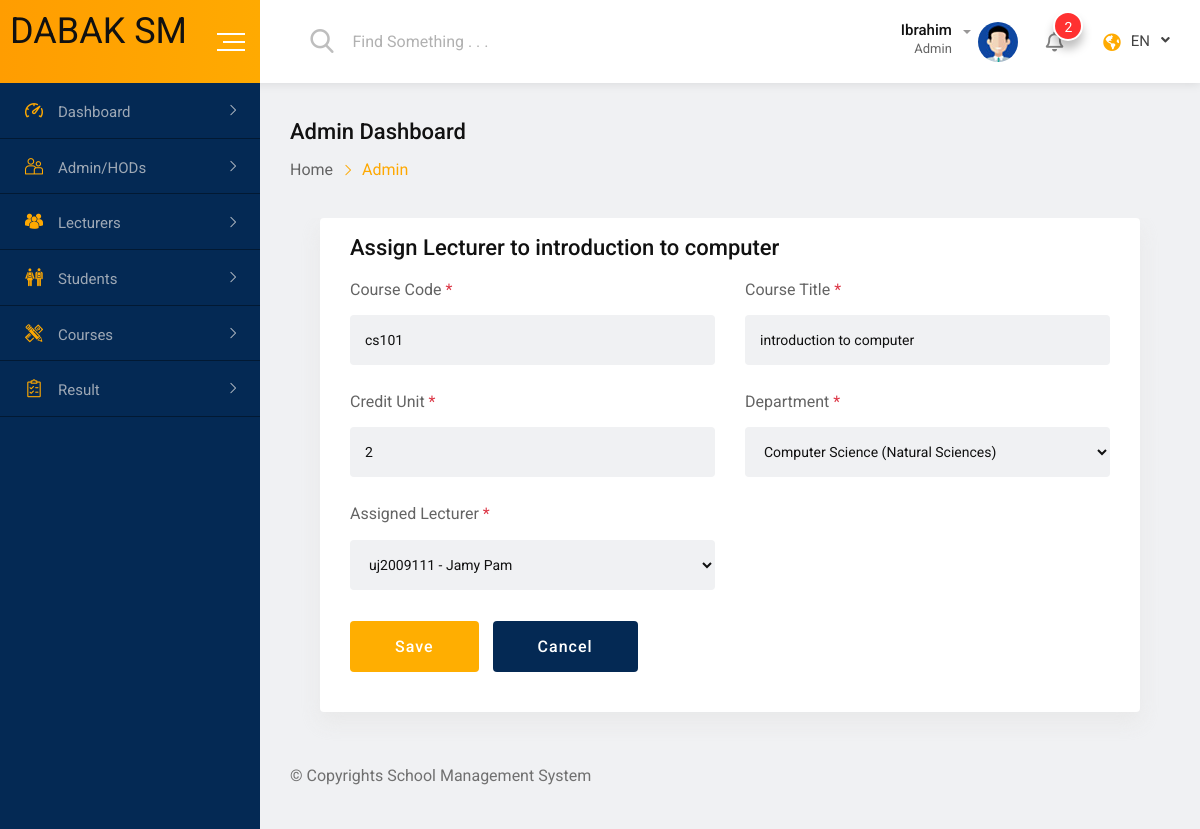
Page /administration/courses/1/assign/ (signed in) on the earlier database version.
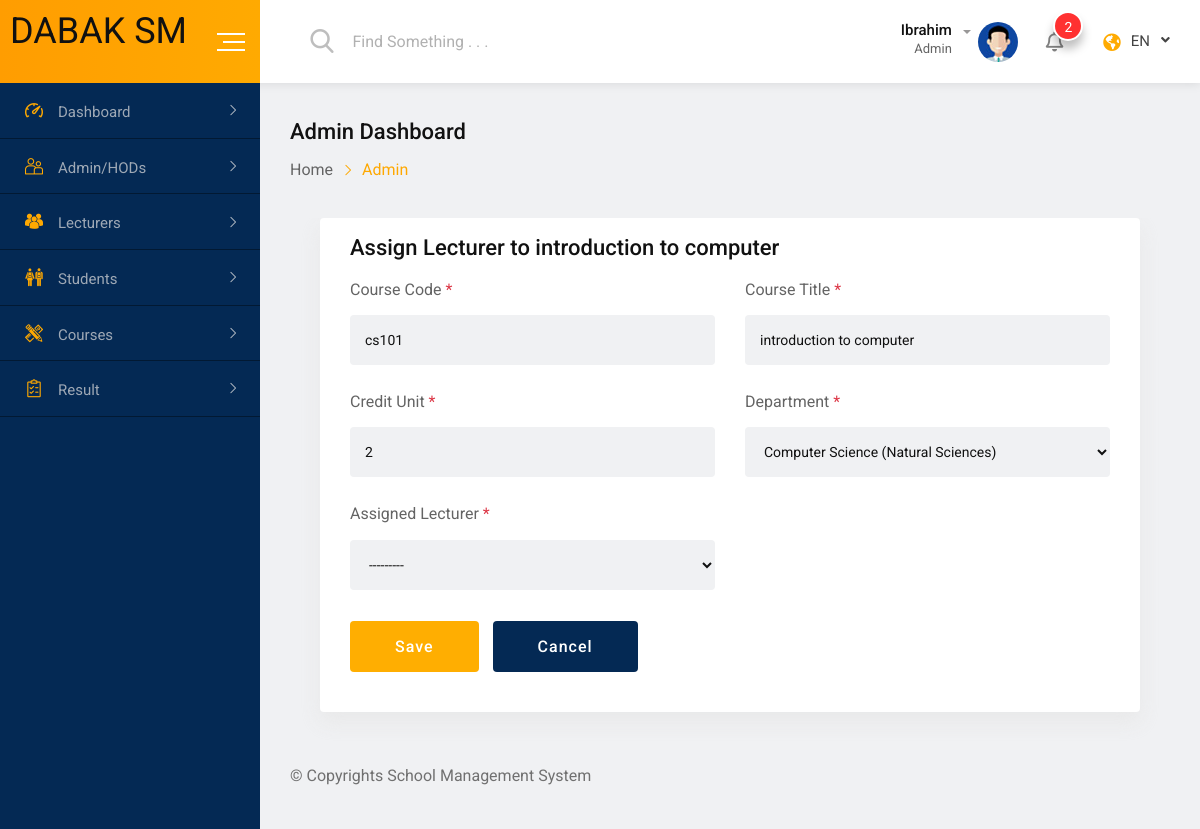
Same page on the later database version.
### academics/models.py (models this page shows, shortened)
class Course(models.Model):
    LEVEL_CHOICES = [
        ('100', '100 Level'),
        ('200', '200 Level'),
        ('300', '300 Level'),
        ('400', '400 Level'),
    ]
    code = models.CharField(max_length=10, unique=True)
    title = models.CharField(max_length=200)
    credit_unit = models.IntegerField()
    department = models.ForeignKey(Department, on_delete=models.CASCADE, related_name='courses')
    assigned_lecturer = models.ForeignKey(
        'lecturers.Lecturer',
        on_delete=models.SET_NULL,
        null=True,
        blank=True,
        related_name='assigned_courses'
    )
    prerequisites = models.ManyToManyField(
        'self',
        symmetrical=False,
        blank=True,
        related_name='required_for'
    )
    pass_mark = models.PositiveIntegerField(default=40)
    COURSE_TYPE_CHOICES = [
        ('core', 'Core'),
        ('elective', 'Elective'),
    ]
    course_type = models.CharField(max_length=10, choices=COURSE_TYPE_CHOICES, default='core')
    offered_level = models.CharField(max_length=10, choices=LEVEL_CHOICES, default='100')

### administration/views.py (the view)
    def wrapper(request, *args, **kwargs):
        if not request.user.is_authenticated or request.user.role != 'admin':
            messages.error(request, "Access denied: Admins only.")
            return redirect('login')
        return view_func(request, *args, **kwargs)

### administration/forms.py
class CourseAssignmentForm(forms.ModelForm):
    class Meta:
        model = Course
        fields = ['code', 'title', 'credit_unit', 'department', 'assigned_lecturer']
        widgets = {
            'code': forms.TextInput(attrs={'class': 'form-control', 'readonly': True}),
            'title': forms.TextInput(attrs={'class': 'form-control', 'readonly': True}),
            'credit_unit': forms.NumberInput(attrs={'class': 'form-control', 'readonly': True}),
            'department': forms.Select(attrs={'class': 'form-control'}),
            'assigned_lecturer': forms.Select(attrs={'class': 'form-control'}),
        }
    def __init__(self, *args, **kwargs):
        super().__init__(*args, **kwargs)
        self.fields['assigned_lecturer'].queryset = Lecturer.objects.all()

### academics/models.py (called while the page is built)
    def __str__(self):
        return f"{self.name} ({self.faculty.name})"

### administration/views.py (called while the page is built)
def admin_required(view_func):
    def wrapper(request, *args, **kwargs):
        if not request.user.is_authenticated or request.user.role != 'admin':
            messages.error(request, "Access denied: Admins only.")
            return redirect('login')
        return view_func(request, *args, **kwargs)
    return wrapper

### templates/administration/course_assign_form.html (shortened to what this page needs)
{% extends "../admin_base.html" %}
{% block content %}
<div class="dashboard-content-one">
  <div class="card height-auto">
      <div class="card-body">
          <div class="heading-layout1">
              <div class="item-title">
                  <h3>Assign Lecturer to {{ course.title }}</h3>
              </div>
          </div>
          <form class="new-added-form" method="POST">
            <div class="row">
              <div class="col-xl-6 col-lg-6 col-12 form-group">
                  <label>Course Code <span class="text-danger">*</span></label>
                  {{ form.code }}
              </div>
              <div class="col-xl-6 col-lg-6 col-12 form-group">
                  <label>Course Title <span class="text-danger">*</span></label>
                  {{ form.title }}
              </div>
              <div class="col-xl-6 col-lg-6 col-12 form-group">
                  <label>Credit Unit <span class="text-danger">*</span></label>
                  {{ form.credit_unit }}
              </div>
              <div class="col-xl-6 col-lg-6 col-12 form-group">
                  <label>Department <span class="text-danger">*</span></label>
                  {{ form.department }}
              </div>
              <div class="col-xl-6 col-lg-6 col-12 form-group">
                  <label>Assigned Lecturer <span class="text-danger">*</span></label>
                  {{ form.assigned_lecturer }}
              </div>
              <div class="col-12 form-group mg-t-8">
                  <button type="submit" class="btn-fill-lg btn-gradient-yellow btn-hover-bluedark">Save</button>
                  <a href="{% url 'course_assignment_list' %}"><button type="button" class="btn-fill-lg bg-blue-dark btn-hover-yellow">Cancel</button></a>
              </div>
            </div>
          </form>
      </div>
  </div>
</div>
{% endblock %}

Differences in the rows shown:
changed Course "introduction to computer": assigned_lecturer "uj2009111 - Jamy Pam" → "---------"
